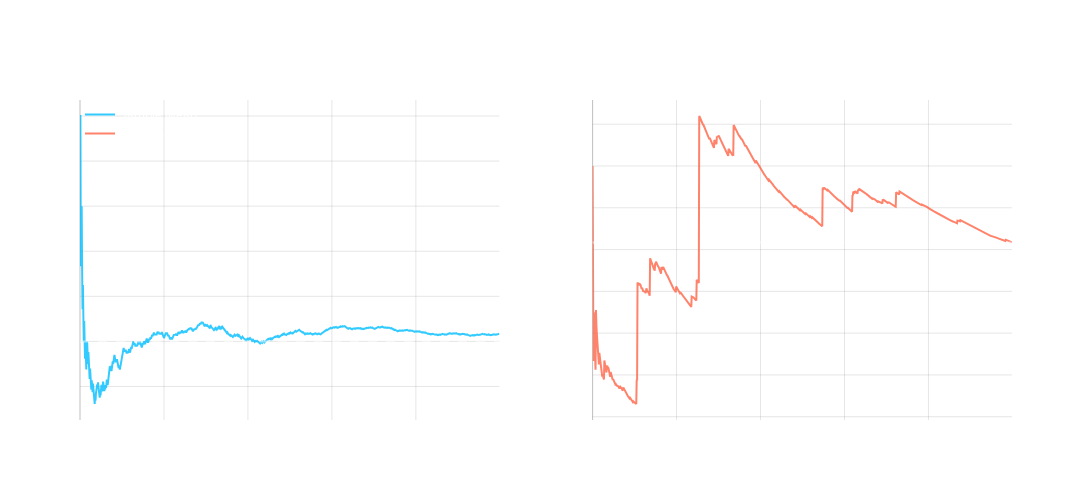

The notebook cell saved with this chart:
### Markdown cell above
##### 🎯 Implied Probability

There is a *massive* difference between *implied probability* and *probability* - they are **NOT** the same.

Volatility from tariffs during the start of 2025 had the *implied probability* of a recession in 2025 at roughly 66% at its highest

This is **NOT** the same as a coin flip, it is largely based on where the money lies

### Code cell
# Simulate Law of Large Numbers for coin flips and St. Petersburg Paradox
n_trials = 1000

# Coin flip simulation
coin_flips = np.random.binomial(1, 0.5, n_trials)
cumulative_mean = np.cumsum(coin_flips) / np.arange(1, n_trials + 1)

# St. Petersburg Paradox simulation
def st_petersburg_game():
    flips = 1
    while np.random.binomial(1, 0.5) == 0:
        flips += 1
    return 2 ** flips

st_petersburg_results = np.array([st_petersburg_game() for _ in range(n_trials)])
st_petersburg_mean = np.cumsum(st_petersburg_results) / np.arange(1, n_trials + 1)

# Create figure with subplots
fig = make_subplots(
    rows=1, cols=2,
    subplot_titles=('Coin Flip LLN Convergence', 'St. Petersburg Paradox (No Convergence)'),
    horizontal_spacing=0.1
)

# Plot coin flip convergence
fig.add_trace(
    go.Scatter(
        y=cumulative_mean,
        name='Sample Mean',
        line=dict(color='rgba(0, 191, 255, 0.8)', width=2)
    ),
    row=1, col=1
)
fig.add_hline(
    y=0.5,
    line=dict(color='rgba(255, 255, 255, 0.5)', dash='dash'),
    row=1, col=1
)

# Plot St. Petersburg paradox
fig.add_trace(
    go.Scatter(
        y=st_petersburg_mean,
        name='Expected Value',
        line=dict(color='rgba(255, 99, 71, 0.8)', width=2)
    ),
    row=1, col=2
)

# Add horizontal line for empirical mean of St. Petersburg game
empirical_mean = np.mean(st_petersburg_results)
fig.add_hline(
    y=empirical_mean,
    line=dict(color='rgba(255, 255, 255, 0.5)', dash='dash'),
    row=1, col=2
)

# Update layout
fig.update_layout(
    width=1200,
    height=500,
    plot_bgcolor='rgba(0,0,0,0)',
    paper_bgcolor='rgba(0,0,0,0)',
    font=dict(color='white'),
    showlegend=True,
    legend=dict(
        x=0,
        y=1.0,
        bgcolor='rgba(0,0,0,0)'
    )
)

# Update axes
for i in range(1, 3):
    fig.update_xaxes(
        title='Number of Trials',
        showgrid=True,
        gridwidth=1,
        gridcolor='rgba(128,128,128,0.2)',
        zeroline=True,
        zerolinewidth=1,
        zerolinecolor='rgba(128,128,128,0.5)',
        row=1, col=i
    )
    fig.update_yaxes(
        title='Sample Mean' if i == 1 else 'Expected Payoff',
        showgrid=True,
        gridwidth=1,
        gridcolor='rgba(128,128,128,0.2)',
        zeroline=True,
        zerolinewidth=1,
        zerolinecolor='rgba(128,128,128,0.5)',
        row=1, col=i
    )

fig.show()

### Figure 1 — Plotly figure (JSON) as saved in the notebook; plotly's stock layout.template omitted (floating-point values rounded to 4 significant figures; data arrays with more than 128 entries replaced by an {"elided": "..."} marker saying what was removed)
{"data": [{"line": {"color": "rgba(0, 191, 255, 0.8)", "width": 2}, "name": "Sample Mean", "type": "scatter", "xaxis": "x", "y": {"elided": "1000 float values"}, "yaxis": "y"}, {"line": {"color": "rgba(255, 99, 71, 0.8)", "width": 2}, "name": "Expected Value", "type": "scatter", "xaxis": "x2", "y": {"elided": "1000 float values"}, "yaxis": "y2"}], "layout": {"annotations": [{"font": {"size": 16}, "showarrow": false, "text": "Coin Flip LLN Convergence", "x": 0.225, "xanchor": "center", "xref": "paper", "y": 1, "yanchor": "bottom", "yref": "paper"}, {"font": {"size": 16}, "showarrow": false, "text": "St. Petersburg Paradox (No Convergence)", "x": 0.775, "xanchor": "center", "xref": "paper", "y": 1, "yanchor": "bottom", "yref": "paper"}], "font": {"color": "white"}, "height": 500, "legend": {"bgcolor": "rgba(0,0,0,0)", "x": 0, "y": 1}, "paper_bgcolor": "rgba(0,0,0,0)", "plot_bgcolor": "rgba(0,0,0,0)", "shapes": [{"line": {"color": "rgba(255, 255, 255, 0.5)", "dash": "dash"}, "type": "line", "x0": 0, "x1": 1, "xref": "x domain", "y0": 0.5, "y1": 0.5, "yref": "y"}, {"line": {"color": "rgba(255, 255, 255, 0.5)", "dash": "dash"}, "type": "line", "x0": 0, "x1": 1, "xref": "x2 domain", "y0": 12.34, "y1": 12.34, "yref": "y2"}], "showlegend": true, "width": 1200, "xaxis": {"anchor": "y", "domain": [0, 0.45], "gridcolor": "rgba(128,128,128,0.2)", "gridwidth": 1, "showgrid": true, "title": {"text": "Number of Trials"}, "zeroline": true, "zerolinecolor": "rgba(128,128,128,0.5)", "zerolinewidth": 1}, "xaxis2": {"anchor": "y2", "domain": [0.55, 1], "gridcolor": "rgba(128,128,128,0.2)", "gridwidth": 1, "showgrid": true, "title": {"text": "Number of Trials"}, "zeroline": true, "zerolinecolor": "rgba(128,128,128,0.5)", "zerolinewidth": 1}, "yaxis": {"anchor": "x", "domain": [0, 1], "gridcolor": "rgba(128,128,128,0.2)", "gridwidth": 1, "showgrid": true, "title": {"text": "Sample Mean"}, "zeroline": true, "zerolinecolor": "rgba(128,128,128,0.5)", "zerolinewidth": 1}, "yaxis2": {"anchor": "x2", "domain": [0, 1], "gridcolor": "rgba(128,128,128,0.2)", "gridwidth": 1, "showgrid": true, "title": {"text": "Expected Payoff"}, "zeroline": true, "zerolinecolor": "rgba(128,128,128,0.5)", "zerolinewidth": 1}}}
